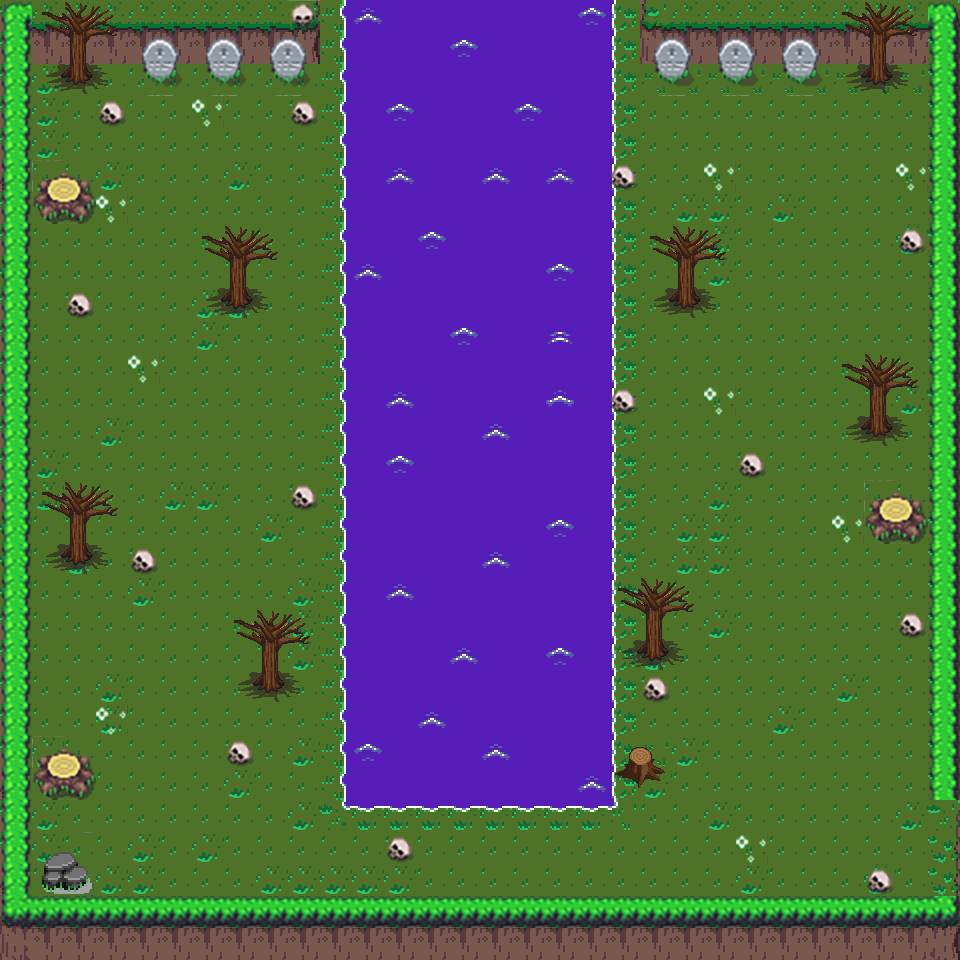

A level layout from a 2D game, rendered from its tile map. Below: a short description, then the map file with its tile-grid data intact:
An orthogonal 30x30 tile map with 32x32 px tiles, 2 tile layers (Capa de Patrones 1, Arbustos), 2 tilesets and 14 objects.

<map version="1.0" tiledversion="1.0.3" orientation="orthogonal" renderorder="right-down" width="30" height="30" tilewidth="32" tileheight="32" nextobjectid="40">
 <tileset firstgid="1" source="tiles.tsx" />
 <tileset firstgid="1441" source="TreesTiles.tsx" />
 <layer name="Capa de Patrones 1" width="30" height="30">
  <data encoding="csv">
365,446,446,446,446,446,446,446,446,447,283,83,284,284,284,284,284,284,42,285,445,446,446,446,446,446,446,446,446,367,
365,486,486,486,486,486,486,486,486,487,283,284,284,284,42,284,284,284,284,285,485,486,486,486,486,486,486,486,486,407,
365,366,406,406,406,406,406,406,406,406,283,284,284,284,284,284,284,284,284,285,1,1,1,1,1,1,1,1,1,407,
365,366,406,406,406,406,406,406,406,406,283,284,42,284,284,284,42,284,284,285,406,406,406,406,406,406,406,406,406,407,
365,366,406,406,406,406,406,406,406,406,283,284,284,284,284,284,284,284,284,285,406,406,406,406,406,406,406,406,406,407,
405,406,406,366,406,406,406,366,406,406,283,284,83,284,284,83,284,83,284,285,406,406,406,406,406,406,406,406,406,407,
365,406,406,406,406,406,406,406,406,406,283,284,284,284,284,284,284,284,284,285,406,366,366,406,366,406,406,406,406,407,
365,406,406,406,406,406,406,406,406,406,283,284,284,42,284,284,284,284,284,285,406,406,366,406,406,406,406,406,366,367,
366,406,406,406,406,406,406,406,406,406,283,83,284,284,284,284,284,42,284,285,406,406,366,406,406,406,406,406,406,407,
365,406,406,406,406,406,366,366,406,406,283,284,284,284,284,284,284,284,284,285,406,406,406,406,406,406,406,406,406,407,
365,406,406,406,406,406,366,406,406,406,283,284,284,284,42,284,284,81,284,285,406,406,406,406,406,406,406,406,406,407,
365,406,406,406,406,406,406,406,406,406,283,284,284,284,284,284,284,284,284,285,406,406,406,406,406,406,406,406,406,407,
365,406,406,406,406,406,406,406,406,406,283,284,83,284,284,284,284,84,284,285,406,406,406,406,406,406,406,406,366,367,
365,406,406,366,406,406,406,406,406,406,283,284,284,284,284,83,284,284,284,285,406,406,406,406,406,406,406,406,406,407,
365,366,406,406,406,406,406,406,406,406,283,284,42,284,284,284,284,284,284,285,406,406,406,406,406,406,406,406,406,407,
365,366,406,406,406,366,366,406,406,406,283,284,284,284,284,284,284,284,284,285,406,406,366,406,406,406,406,406,406,407,
366,406,406,406,406,406,406,406,366,406,283,284,284,284,284,284,284,42,284,285,406,366,366,406,406,406,406,406,406,407,
366,406,366,406,406,406,406,406,406,406,283,284,284,284,284,83,284,284,284,285,406,366,366,406,406,406,406,406,406,407,
366,406,406,406,366,406,406,406,406,366,283,284,83,284,284,284,284,284,284,285,406,406,406,406,406,406,406,406,406,407,
365,406,406,406,406,406,406,406,406,366,283,284,284,284,284,284,284,284,284,285,406,406,366,406,406,406,406,406,406,407,
365,406,406,406,406,406,406,406,406,366,283,284,284,284,83,284,284,42,284,285,366,406,406,406,406,406,406,406,406,407,
365,406,406,366,406,406,406,406,406,406,283,284,284,284,284,284,284,284,284,285,406,406,406,406,406,406,366,406,406,407,
365,406,406,366,406,406,406,406,406,406,283,284,284,83,284,284,284,284,284,285,406,406,406,406,366,406,406,406,406,407,
365,366,406,406,406,406,406,406,406,366,283,42,284,284,284,83,284,284,284,285,1,366,406,406,406,406,406,406,406,407,
405,406,406,406,406,406,406,366,406,406,283,284,284,284,284,284,284,284,83,285,366,406,406,406,406,406,406,406,406,407,
365,366,406,406,406,406,406,406,406,366,323,324,324,324,324,324,324,324,324,325,406,406,366,406,406,406,406,406,366,367,
365,366,406,406,366,406,366,406,406,406,406,406,406,406,406,406,406,406,406,406,406,406,406,406,406,406,406,406,406,407,
405,406,406,366,366,406,406,406,366,366,366,366,366,406,406,406,406,406,406,406,406,406,406,366,406,406,406,366,406,407,
445,446,446,446,446,446,446,446,446,446,446,446,446,446,446,446,446,446,446,446,446,446,446,446,446,446,446,446,446,447,
485,486,486,486,486,486,486,486,486,486,486,486,486,486,486,486,486,486,486,486,486,486,486,486,486,486,486,486,486,487
</data>
 </layer>
 <layer name="Arbustos" width="30" height="30">
  <data encoding="csv">
522,1519,1520,1521,0,0,0,0,0,109,0,0,0,0,0,0,0,0,0,0,0,0,0,0,0,0,1519,1520,1521,524,
562,1532,1533,1534,236,237,236,237,236,237,0,0,0,0,0,0,0,0,0,0,236,237,236,237,236,237,1532,1533,1534,564,
562,1545,1546,1547,276,277,276,277,276,277,0,0,0,0,0,0,0,0,0,0,276,277,276,277,276,277,1545,1546,1547,564,
562,0,0,148,0,0,484,0,0,148,0,0,0,0,0,0,0,0,0,0,0,0,0,0,0,0,0,0,0,564,
562,0,0,0,0,0,0,0,0,0,0,0,0,0,0,0,0,0,0,0,0,0,0,0,0,0,0,0,0,564,
562,152,153,0,0,0,0,0,0,0,0,0,0,0,0,0,0,0,0,148,0,0,484,0,0,0,0,0,484,564,
562,192,193,484,0,0,0,0,0,0,0,0,0,0,0,0,0,0,0,0,0,0,0,0,0,0,0,0,0,564,
562,0,0,0,0,0,1519,1520,1521,0,0,0,0,0,0,0,0,0,0,0,1519,1520,1521,0,0,0,0,0,148,564,
562,0,0,0,0,0,1532,1533,1534,0,0,0,0,0,0,0,0,0,0,0,1532,1533,1534,0,0,0,0,0,0,564,
562,0,148,0,0,0,1545,1546,1547,0,0,0,0,0,0,0,0,0,0,0,1545,1546,1547,0,0,0,0,0,0,564,
562,0,0,0,0,0,0,0,0,0,0,0,0,0,0,0,0,0,0,0,0,0,0,0,0,0,0,0,0,564,
562,0,0,0,484,0,0,0,0,0,0,0,0,0,0,0,0,0,0,0,0,0,0,0,0,0,1519,1520,1521,564,
562,0,0,0,0,0,0,0,0,0,0,0,0,0,0,0,0,0,0,148,0,0,484,0,0,0,1532,1533,1534,564,
562,0,0,0,0,0,0,0,0,0,0,0,0,0,0,0,0,0,0,0,0,0,0,0,0,0,1545,1546,1547,564,
562,0,0,0,0,0,0,0,0,0,0,0,0,0,0,0,0,0,0,0,0,0,0,148,0,0,0,0,0,564,
562,1519,1520,1521,0,0,0,0,0,148,0,0,0,0,0,0,0,0,0,0,0,0,0,0,0,0,0,152,153,564,
562,1532,1533,1534,0,0,0,0,0,0,0,0,0,0,0,0,0,0,0,0,0,0,0,0,0,0,484,192,193,564,
562,1545,1546,1547,148,0,0,0,0,0,0,0,0,0,0,0,0,0,0,0,0,0,0,0,0,0,0,0,0,564,
562,0,0,0,0,0,0,0,0,0,0,0,0,0,0,0,0,0,0,1519,1520,1521,0,0,0,0,0,0,0,564,
562,0,0,0,0,0,0,1519,1520,1521,0,0,0,0,0,0,0,0,0,1532,1533,1534,0,0,0,0,0,0,148,564,
562,0,0,0,0,0,0,1532,1533,1534,0,0,0,0,0,0,0,0,0,1545,1546,1547,0,0,0,0,0,0,0,564,
562,0,0,0,0,0,0,1545,1546,1547,0,0,0,0,0,0,0,0,0,0,148,0,0,0,0,0,0,0,0,564,
562,0,0,484,0,0,0,0,0,0,0,0,0,0,0,0,0,0,0,0,0,0,0,0,0,0,0,0,0,564,
562,152,153,0,0,0,0,148,0,0,0,0,0,0,0,0,0,0,0,1478,1479,0,0,0,0,0,0,0,0,564,
562,192,193,0,0,0,0,0,0,0,0,0,0,0,0,0,0,0,0,1491,1492,0,0,0,0,0,0,0,0,564,
562,0,0,0,0,0,0,0,0,0,0,0,0,0,0,0,0,0,0,0,0,0,0,0,0,0,0,0,0,0,
562,45,46,0,0,0,0,0,0,0,0,0,148,0,0,0,0,0,0,0,0,0,0,484,0,0,0,0,0,0,
562,85,86,0,0,0,0,0,0,0,0,0,0,0,0,0,0,0,0,0,0,0,0,0,0,0,0,148,0,0,
602,603,603,603,603,603,603,603,603,603,603,603,603,603,603,603,603,603,603,603,603,603,603,603,603,603,603,603,603,604,
0,0,0,0,0,0,0,0,0,0,0,0,0,0,0,0,0,0,0,0,0,0,0,0,0,0,0,0,0,0
</data>
 </layer>
 <objectgroup name="colisiones">
  <object id="15" x="33.3333" y="170.667" width="60" height="58.6667" />
  <object id="17" x="212" y="229.333" width="49.3333" height="82.6667" />
  <object id="18" x="50.6667" y="481.333" width="52" height="88" />
  <object id="19" x="241.333" y="608" width="56" height="88" />
  <object id="20" x="34.6667" y="746.667" width="65.3333" height="60" />
  <object id="21" x="33.3333" y="845.333" width="50.6667" height="52" />
  <object id="22" x="625.333" y="745.333" width="30.6667" height="40" />
  <object id="23" x="628" y="584" width="45.3333" height="73.3333" />
  <object id="24" x="864" y="481.333" width="56" height="61.3333" />
  <object id="29" x="650.667" y="229.333" width="64" height="81.3333" />
  <object id="30" x="845.333" y="349.333" width="58.6667" height="88" />
  <object id="37" x="30" y="66">
   <polyline points="0,0 -2,832 920,830" />
  </object>
  <object id="38" x="30" y="62">
   <polyline points="0,0 304,2 308,0 582,0 584,0 896,6 900,732" />
  </object>
  <object id="39" x="610" y="63">
   <polyline points="0,0 -2,726 -261,730 -259,-2" />
  </object>
 </objectgroup>
</map>
